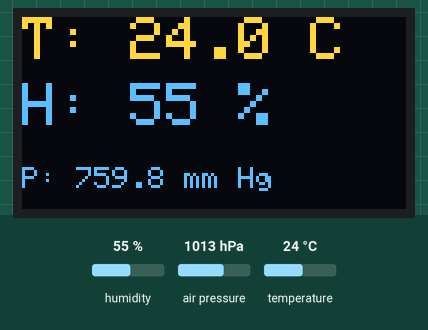
Simulated run of this sketch. Board: ESP32. Shown: 128×64 one-colour display. The inputs (shaded band) are chosen by the test bench; at power-on: humidity 55 %, air pressure 1013 hPa, temperature 24 °C. The OLED is the two-colour kind (top 16 rows yellow); WiFi joins after 1.5 s; servers stay silent unless stated; what the sketch prints to the serial monitor is not drawn.

Above: at 7.4 s.
7.5 s: humidity set to 22 %
At 12.0 s:
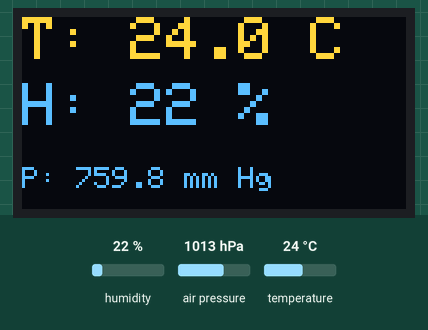
12.3 s: air pressure set to 952 hPa
At 15.3 s:
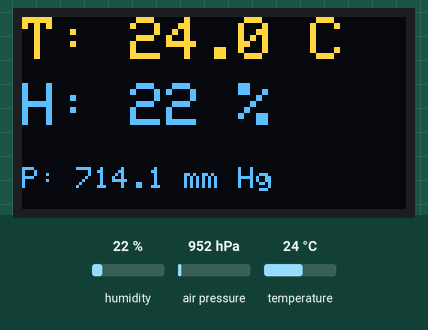
16.3 s: temperature set to 12 °C
At 19.5 s:
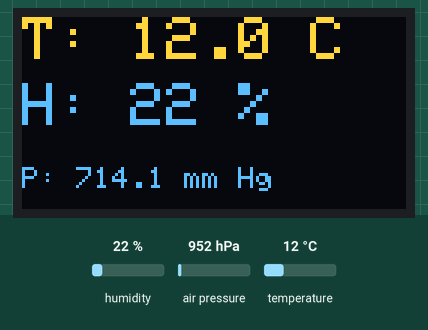
20.3 s: humidity set to 40 %
At 23.8 s:
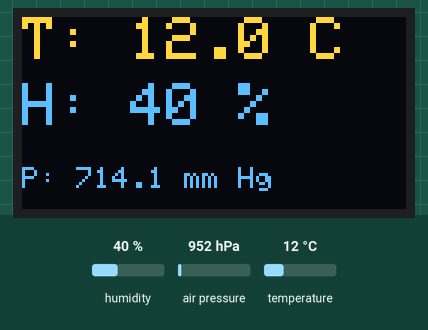
Timing chart, 0 to 25.3 s (numbered marks = the images above; inputs shaded):
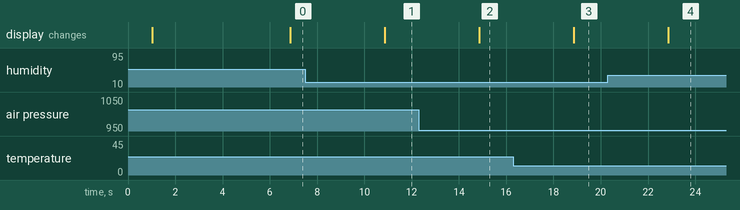

The sketch:

esp32-wifi-weather-station.ino
```cpp
#define BLYNK_TEMPLATE_ID "TMPL4kjotKr4S"
#define BLYNK_TEMPLATE_NAME "Weather station"
#define BLYNK_AUTH_TOKEN ""//here write your auth token,if you want to print it on blynk app,do not do anything

#include <WiFi.h>
#include <WiFiClient.h>
#include <BlynkSimpleEsp32.h>
#include <Wire.h>
#include <Adafruit_GFX.h>
#include <Adafruit_SH110X.h>
#include <Adafruit_BME280.h>

#define SCREEN_WIDTH 128
#define SCREEN_HEIGHT 64
#define OLED_RESET    -1

//here in "" type name and password of your wi fi,I added 2 beacause i have different wi fi ssid in different rooms,you can fill only 1 if you have 2 fill 2.
char ssid1[] = ""; //name
char pass1[] = "";//password

char ssid2[] = ""; //name
char pass2[] = "";//password


TwoWire I2Cone = TwoWire(1);

Adafruit_SH1106G display = Adafruit_SH1106G(SCREEN_WIDTH, SCREEN_HEIGHT, &I2Cone, OLED_RESET);
Adafruit_BME280 bme;
BlynkTimer timer;

// function for connecting to available Wi-Fi
void connectToWiFi() {
  Serial.println("\nTrying to connect to the First Network...");
  WiFi.begin(ssid1, pass1);

  int attempt = 0;
  // waiting 10 seconds
  while (WiFi.status() != WL_CONNECTED && attempt < 20) {
    delay(500);
    Serial.print(".");
    attempt++;
  }
  if (WiFi.status() != WL_CONNECTED) {
    Serial.println("\nThe first network is unavailable. Trying the second network...");
    WiFi.disconnect();
    WiFi.begin(ssid2, pass2);

    attempt = 0;
    while (WiFi.status() != WL_CONNECTED && attempt < 20) {
      delay(500);
      Serial.print(".");
      attempt++;
    }
  }
  if (WiFi.status() == WL_CONNECTED) {
    Serial.println("\nSuccessfully connected to Wi-Fi!");
    Serial.print("IP adreess: ");
    Serial.println(WiFi.localIP());
  } else {
    Serial.println("\nError: None of the Wi-Fi networks are available!");
  }
}
void updateMeteoStation() {
  // If Wi-Fi suddenly disconnects while you're working, try reconnecting.
  if (WiFi.status() != WL_CONNECTED) {
    connectToWiFi();
    Blynk.connect();
    return;
  }

  float temp = bme.readTemperature();
  float hum = bme.readHumidity();
  float pres = bme.readPressure() / 133.322368;

  if (temp > 100.0 || isnan(temp)) {
    Serial.println("--- BME280 sensor failure! Restarting line... ---");
    Wire.end(); delay(300); Wire.begin(21, 22); bme.begin(0x76, &Wire);
    return;
  }

  // Automatically changing color which depends on temperature
  if (temp >= 30.0) {
    Blynk.setProperty(V1, "color", "#FF0000"); // Red = warm
  } else if (temp <= 15.0) {
    Blynk.setProperty(V1, "color", "#0000FF"); // Blue = cold
  } else {
    Blynk.setProperty(V1, "color", "#00FF00"); // Green = ok
  }

  String presString = String(pres, 1) + " mm Hg";

  // Sending on phone -------- if do not want to work with blink,just comment with "//" these three lines below and Blynk.run(); on 132 line
  Blynk.virtualWrite(V1, temp);
  Blynk.virtualWrite(V2, hum);
  Blynk.virtualWrite(V3, presString);

  // Printing
  display.clearDisplay();
  display.setTextColor(SH110X_WHITE);
  display.setTextSize(2);
  display.setCursor(0, 0); display.print("T: "); display.print(temp, 1); display.println(" C");
  display.setCursor(0, 22); display.print("H: "); display.print(hum, 0); display.println(" %");
  display.setTextSize(1);
  display.setCursor(0, 50); display.print("P: "); display.print(pres, 1); display.println(" mm Hg");
  display.display();
}

void setup() {
  Serial.begin(115200);
  delay(1000);
  Serial.println("--- LAUNCH OF A DUAL-NETWORK WEATHER STATION ---");

  Wire.begin(21, 22);
  pinMode(21, INPUT_PULLUP); pinMode(22, INPUT_PULLUP);
  I2Cone.begin(16, 17, 100000);

  if(!display.begin(0x3C)) { display.begin(0x3D); }

  if (bme.begin(0x76, &Wire)) {
    bme.setSampling(Adafruit_BME280::MODE_NORMAL, Adafruit_BME280::SAMPLING_X1, Adafruit_BME280::SAMPLING_X1, Adafruit_BME280::SAMPLING_X1, Adafruit_BME280::FILTER_OFF, Adafruit_BME280::STANDBY_MS_1000);
  }
  connectToWiFi();

  Blynk.config(BLYNK_AUTH_TOKEN);
  Blynk.connect();

  timer.setInterval(4000L, updateMeteoStation);
}

void loop() {
  if (WiFi.status() == WL_CONNECTED) {
    Blynk.run();//here
  }
  timer.run();
}
```

Measured:
- after the input at 7.5 s, the display: changes after 3.4 s (image 1)
- after the input at 12.3 s, the display: changes after 2.6 s (image 2)
- after the input at 16.3 s, the display: changes after 2.6 s (image 3)
- after the input at 20.3 s, the display: changes after 2.6 s (image 4)
